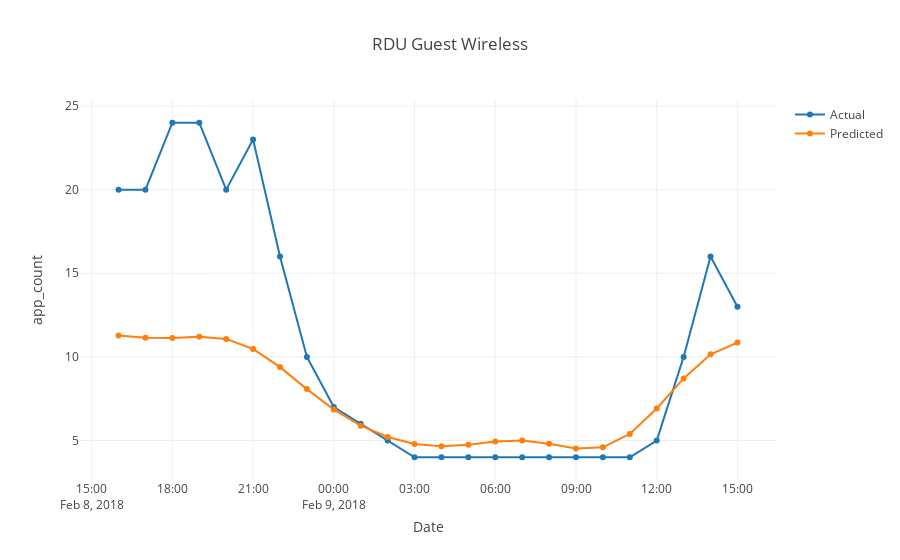

Notebook code cell kept with this figure:
### Code cell
tt = prophet_df[prophet_df.location==l]
plot_test1(tt.ds,tt.y,tt.yhat,l)
